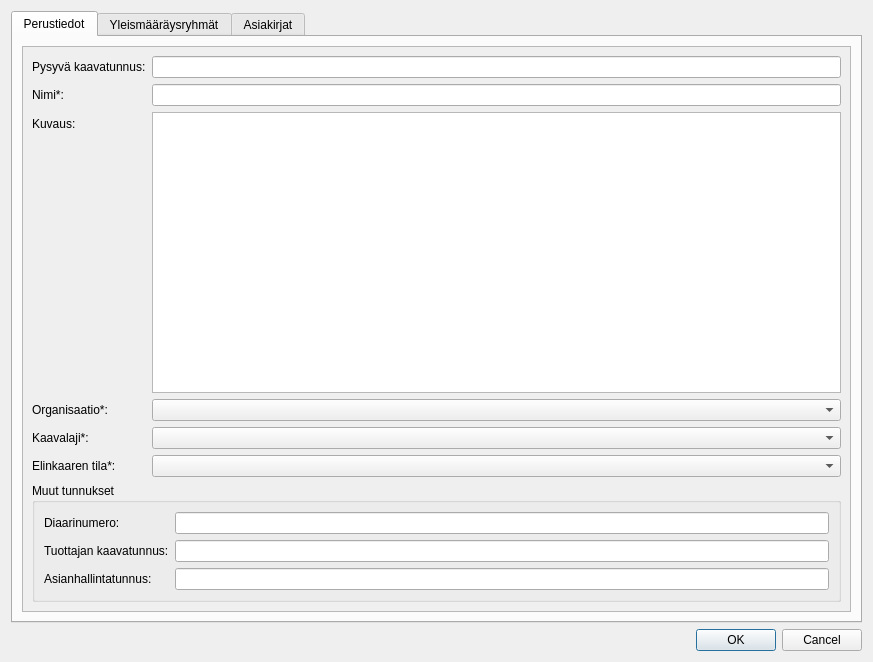
<?xml version="1.0" encoding="UTF-8"?>
<ui version="4.0">
 <class>Dialog</class>
 <widget class="QDialog" name="Dialog">
  <property name="windowModality">
   <enum>Qt::ApplicationModal</enum>
  </property>
  <property name="geometry">
   <rect>
    <x>0</x>
    <y>0</y>
    <width>873</width>
    <height>662</height>
   </rect>
  </property>
  <property name="windowTitle">
   <string>Kaava</string>
  </property>
  <layout class="QVBoxLayout" name="verticalLayout">
   <item>
    <widget class="QTabWidget" name="tabWidget">
     <property name="sizePolicy">
      <sizepolicy hsizetype="Expanding" vsizetype="Expanding">
       <horstretch>0</horstretch>
       <verstretch>0</verstretch>
      </sizepolicy>
     </property>
     <property name="currentIndex">
      <number>0</number>
     </property>
     <widget class="QWidget" name="general_info_tab">
      <attribute name="title">
       <string>Perustiedot</string>
      </attribute>
      <layout class="QVBoxLayout" name="verticalLayout_3">
       <property name="leftMargin">
        <number>9</number>
       </property>
       <property name="topMargin">
        <number>9</number>
       </property>
       <property name="rightMargin">
        <number>9</number>
       </property>
       <property name="bottomMargin">
        <number>9</number>
       </property>
       <item>
        <widget class="QScrollArea" name="general_info_scroll_area">
         <property name="sizePolicy">
          <sizepolicy hsizetype="Expanding" vsizetype="Expanding">
           <horstretch>0</horstretch>
           <verstretch>0</verstretch>
          </sizepolicy>
         </property>
         <property name="widgetResizable">
          <bool>true</bool>
         </property>
         <widget class="QWidget" name="scrollAreaWidgetContents">
          <property name="geometry">
           <rect>
            <x>0</x>
            <y>0</y>
            <width>831</width>
            <height>562</height>
           </rect>
          </property>
          <layout class="QVBoxLayout" name="verticalLayout_4">
           <property name="leftMargin">
            <number>9</number>
           </property>
           <property name="rightMargin">
            <number>9</number>
           </property>
           <property name="bottomMargin">
            <number>9</number>
           </property>
           <item>
            <layout class="QFormLayout" name="formLayout">
             <item row="0" column="0">
              <widget class="QLabel" name="label">
               <property name="text">
                <string>Pysyvä kaavatunnus:</string>
               </property>
               <property name="buddy">
                <cstring>permanent_identifier_line_edit</cstring>
               </property>
              </widget>
             </item>
             <item row="0" column="1">
              <widget class="QLineEdit" name="permanent_identifier_line_edit">
               <property name="toolTip">
                <string>Kaava-asian pysyvä kaavatunnus</string>
               </property>
              </widget>
             </item>
             <item row="1" column="0">
              <widget class="QLabel" name="nimiLabel">
               <property name="text">
                <string>Nimi*:</string>
               </property>
               <property name="buddy">
                <cstring>name_line_edit</cstring>
               </property>
              </widget>
             </item>
             <item row="1" column="1">
              <widget class="QLineEdit" name="name_line_edit">
               <property name="toolTip">
                <string>Kaava-asian nimi</string>
               </property>
              </widget>
             </item>
             <item row="2" column="0">
              <widget class="QLabel" name="kuvausLabel">
               <property name="text">
                <string>Kuvaus:</string>
               </property>
               <property name="buddy">
                <cstring>description_text_edit</cstring>
               </property>
              </widget>
             </item>
             <item row="2" column="1">
              <widget class="QTextEdit" name="description_text_edit">
               <property name="toolTip">
                <string>Kaava-asian kuvaus</string>
               </property>
              </widget>
             </item>
             <item row="4" column="0">
              <widget class="QLabel" name="tyyppiLabel">
               <property name="text">
                <string>Kaavalaji*:</string>
               </property>
               <property name="buddy">
                <cstring>plan_type_combo_box</cstring>
               </property>
              </widget>
             </item>
             <item row="4" column="1">
              <widget class="HierarchicalCodeComboBox" name="plan_type_combo_box">
               <property name="toolTip">
                <string>Kaava-asian kaavalaji</string>
               </property>
              </widget>
             </item>
             <item row="5" column="0">
              <widget class="QLabel" name="elinkaarenTilaLabel">
               <property name="text">
                <string>Elinkaaren tila*:</string>
               </property>
               <property name="buddy">
                <cstring>lifecycle_status_combo_box</cstring>
               </property>
              </widget>
             </item>
             <item row="5" column="1">
              <widget class="CodeComboBox" name="lifecycle_status_combo_box">
               <property name="toolTip">
                <string>Kaavan elinkaaren tila</string>
               </property>
              </widget>
             </item>
             <item row="3" column="0">
              <widget class="QLabel" name="label_5">
               <property name="text">
                <string>Organisaatio*:</string>
               </property>
              </widget>
             </item>
             <item row="3" column="1">
              <widget class="CodeComboBox" name="organisation_combo_box"/>
             </item>
            </layout>
           </item>
           <item>
            <widget class="QgsCollapsibleGroupBox" name="mGroupBox">
             <property name="title">
              <string>Muut tunnukset</string>
             </property>
             <property name="collapsed">
              <bool>true</bool>
             </property>
             <layout class="QFormLayout" name="formLayout_2">
              <item row="0" column="0">
               <widget class="QLabel" name="label_2">
                <property name="text">
                 <string>Diaarinumero:</string>
                </property>
                <property name="buddy">
                 <cstring>record_number_line_edit</cstring>
                </property>
               </widget>
              </item>
              <item row="0" column="1">
               <widget class="QLineEdit" name="record_number_line_edit"/>
              </item>
              <item row="1" column="1">
               <widget class="QLineEdit" name="producers_plan_identifier_line_edit"/>
              </item>
              <item row="1" column="0">
               <widget class="QLabel" name="label_3">
                <property name="text">
                 <string>Tuottajan kaavatunnus:</string>
                </property>
                <property name="buddy">
                 <cstring>producers_plan_identifier_line_edit</cstring>
                </property>
               </widget>
              </item>
              <item row="2" column="0">
               <widget class="QLabel" name="label_4">
                <property name="text">
                 <string>Asianhallintatunnus:</string>
                </property>
                <property name="buddy">
                 <cstring>matter_management_identifier_line_edit</cstring>
                </property>
               </widget>
              </item>
              <item row="2" column="1">
               <widget class="QLineEdit" name="matter_management_identifier_line_edit"/>
              </item>
             </layout>
            </widget>
           </item>
          </layout>
         </widget>
        </widget>
       </item>
      </layout>
     </widget>
     <widget class="QWidget" name="general_regulations_tab">
      <attribute name="title">
       <string>Yleismääräysryhmät</string>
      </attribute>
      <layout class="QVBoxLayout" name="verticalLayout_2">
       <item>
        <widget class="QScrollArea" name="plan_regulation_group_scrollarea">
         <property name="widgetResizable">
          <bool>true</bool>
         </property>
         <widget class="QWidget" name="general_regulation_group_scrollarea_contents">
          <property name="geometry">
           <rect>
            <x>0</x>
            <y>0</y>
            <width>831</width>
            <height>562</height>
           </rect>
          </property>
          <layout class="QVBoxLayout" name="regulations_layout">
           <item>
            <widget class="QPushButton" name="add_general_regulation_group_btn">
             <property name="sizePolicy">
              <sizepolicy hsizetype="Maximum" vsizetype="Fixed">
               <horstretch>0</horstretch>
               <verstretch>0</verstretch>
              </sizepolicy>
             </property>
             <property name="text">
              <string>Lisää yleismääräysryhmä</string>
             </property>
            </widget>
           </item>
           <item>
            <spacer name="verticalSpacer">
             <property name="orientation">
              <enum>Qt::Vertical</enum>
             </property>
             <property name="sizeHint" stdset="0">
              <size>
               <width>20</width>
               <height>40</height>
              </size>
             </property>
            </spacer>
           </item>
          </layout>
         </widget>
        </widget>
       </item>
      </layout>
     </widget>
     <widget class="QWidget" name="documents_tab">
      <attribute name="title">
       <string>Asiakirjat</string>
      </attribute>
      <layout class="QVBoxLayout" name="verticalLayout_8">
       <item>
        <widget class="QScrollArea" name="documents_scroll_area">
         <property name="horizontalScrollBarPolicy">
          <enum>Qt::ScrollBarAsNeeded</enum>
         </property>
         <property name="widgetResizable">
          <bool>true</bool>
         </property>
         <widget class="QWidget" name="documents_scroll_contents">
          <property name="geometry">
           <rect>
            <x>0</x>
            <y>0</y>
            <width>831</width>
            <height>562</height>
           </rect>
          </property>
          <layout class="QVBoxLayout" name="documents_layout">
           <item>
            <widget class="QPushButton" name="add_document_btn">
             <property name="sizePolicy">
              <sizepolicy hsizetype="Maximum" vsizetype="Fixed">
               <horstretch>0</horstretch>
               <verstretch>0</verstretch>
              </sizepolicy>
             </property>
             <property name="text">
              <string>Lisää asiakirja</string>
             </property>
            </widget>
           </item>
           <item>
            <spacer name="verticalSpacer_2">
             <property name="orientation">
              <enum>Qt::Vertical</enum>
             </property>
             <property name="sizeHint" stdset="0">
              <size>
               <width>20</width>
               <height>20</height>
              </size>
             </property>
            </spacer>
           </item>
          </layout>
         </widget>
        </widget>
       </item>
      </layout>
     </widget>
    </widget>
   </item>
   <item>
    <widget class="QDialogButtonBox" name="button_box">
     <property name="orientation">
      <enum>Qt::Horizontal</enum>
     </property>
     <property name="standardButtons">
      <set>QDialogButtonBox::Cancel|QDialogButtonBox::Ok</set>
     </property>
    </widget>
   </item>
  </layout>
 </widget>
 <customwidgets>
  <customwidget>
   <class>QgsCollapsibleGroupBox</class>
   <extends>QGroupBox</extends>
   <header>qgscollapsiblegroupbox.h</header>
   <container>1</container>
  </customwidget>
  <customwidget>
   <class>CodeComboBox</class>
   <extends>QComboBox</extends>
   <header>arho_feature_template.gui.components.code_combobox</header>
  </customwidget>
  <customwidget>
   <class>HierarchicalCodeComboBox</class>
   <extends>QComboBox</extends>
   <header>arho_feature_template.gui.components.code_combobox</header>
  </customwidget>
 </customwidgets>
 <tabstops>
  <tabstop>tabWidget</tabstop>
  <tabstop>general_info_scroll_area</tabstop>
  <tabstop>name_line_edit</tabstop>
  <tabstop>description_text_edit</tabstop>
  <tabstop>plan_type_combo_box</tabstop>
  <tabstop>lifecycle_status_combo_box</tabstop>
  <tabstop>mGroupBox</tabstop>
  <tabstop>record_number_line_edit</tabstop>
  <tabstop>producers_plan_identifier_line_edit</tabstop>
  <tabstop>matter_management_identifier_line_edit</tabstop>
 </tabstops>
 <resources/>
 <connections>
  <connection>
   <sender>button_box</sender>
   <signal>accepted()</signal>
   <receiver>Dialog</receiver>
   <slot>accept()</slot>
   <hints>
    <hint type="sourcelabel">
     <x>248</x>
     <y>254</y>
    </hint>
    <hint type="destinationlabel">
     <x>157</x>
     <y>274</y>
    </hint>
   </hints>
  </connection>
  <connection>
   <sender>button_box</sender>
   <signal>rejected()</signal>
   <receiver>Dialog</receiver>
   <slot>reject()</slot>
   <hints>
    <hint type="sourcelabel">
     <x>316</x>
     <y>260</y>
    </hint>
    <hint type="destinationlabel">
     <x>286</x>
     <y>274</y>
    </hint>
   </hints>
  </connection>
 </connections>
</ui>
